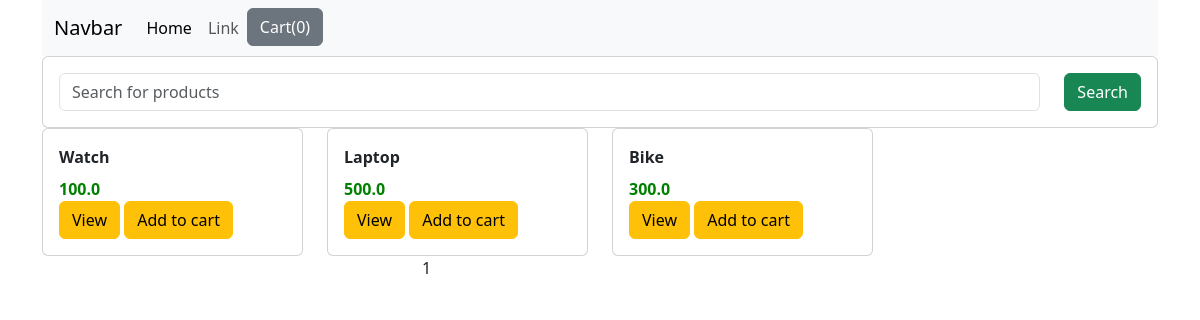
The app's page /, older data.
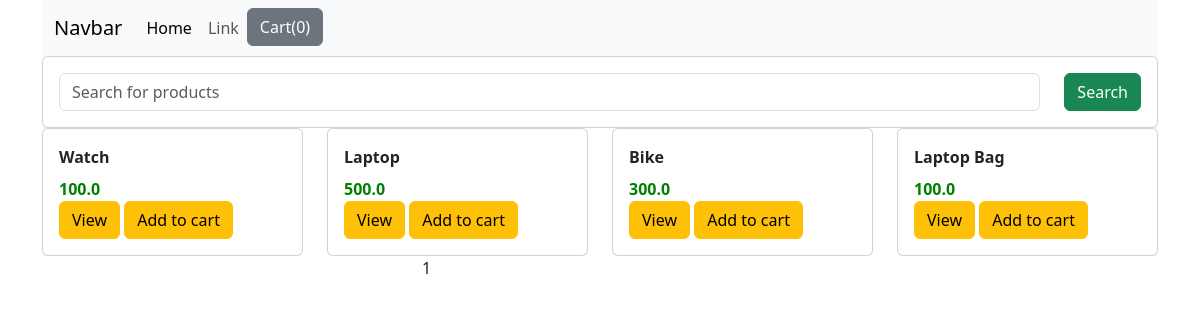
The same page, newer data.
### shop/models.py (models this page shows, shortened)
class Product(models.Model):
    title = models.CharField(max_length=200)
    price = models.FloatField()
    discount_pricee = models.FloatField()
    category = models.CharField(max_length=200)
    description = models.TextField()
    image = models.CharField(max_length=300)

### shop/views.py (the view)
# urls.py: path("", views.index, name="index"),
def index(request):
    product_objects = Product.objects.all()
    item_name = request.GET.get('item_name')
    if item_name != '' and item_name is not None:
        product_objects = product_objects.filter(title__icontains=item_name)
    paginator = Paginator(product_objects, 4)
    page = request.GET.get('page')
    product_objects = paginator.get_page(page)
    return render(request, "shop/index.html", {
        "product_objects": product_objects
    })

### shop/templates/shop/index.html (shortened to what this page needs)
{% load static %}
<!DOCTYPE html>
<html lang="en">
<head>
    <link href="https://cdn.jsdelivr.net/npm/bootstrap@5.3.3/dist/css/bootstrap.min.css" rel="stylesheet">
    <link rel="stylesheet" href="{% static 'shop/style.css' %}">
</head>
<body>
    <div class="container">
        <div class="row">
            <div class="col-md-12">
                <nav class="navbar navbar-expand-lg navbar-light bg-light">
                    <div class="container-fluid">
                      <a class="navbar-brand" href="#">Navbar</a>
                      <div class="collapse navbar-collapse" id="navbarSupportedContent">
                        <ul class="navbar-nav me-auto mb-2 mb-lg-0">
                          <li class="nav-item">
                            <a class="nav-link active" aria-current="page" href="#">Home</a>
                          </li>
                          <li class="nav-item">
                            <a class="nav-link" href="#">Link</a>
                          </li>
                          <li class="nav-item">
                            <button id="cart" data-html="true" type="button" class="btn btn-secondary" data-bs-container="body" data-bs-toggle="popover" data-bs-placement="bottom" data-bs-content="Bottom popover">
                                Cart(0)
                            </button>
                          </li>
                        </ul>
                      </div>
                    </div>
                </nav>
            </div>
        </div>
        <div class="row">
            <div class="cold-md-12">
                <form class="card card-sm">
                    <div class="card-body row no-gutters align-items-center">
                        <div class="col">
                            <input type="search" name="item_name" placeholder="Search for products" class="form-control form-control-bordeerless">
                        </div>
                        <div class="col-auto">
                            <button type="submit" class="btn btn-success">Search</button>
                        </div>
                    </div>
                </form>
            </div>
        </div>
        <div class="row">
            {% for product in product_objects %}
                <div class="col-md-3">
                    <div class="card">
                        <div class="card-body">
                            <div id="nm{{ product.id }}" class="card-title">{{ product.title }}</div>
                            <div id="price{{product.id}}" class="card-text">{{ product.price }}</div>
                            <a href="/{{ product.id }}" class="btn btn-warning">View</a>
                            <button id="{{ product.id }}" href="" class="btn btn-warning atc">Add to cart</button>
                        </div>
                    </div>
                </div>
            {% endfor %}
        </div>
        <div class="row">
            <div class="col-md-3 offset-md-4">
                <ul class="pagination">
                    <li class="page-item active">{{ product_objects.number }}</li>
                </ul>
            </div>
        </div>
    </div>
</body>
</html>

### shop/static/shop/style.css (style rules this page uses)
.card-text { color: green; font-weight: 800; }
.card-title { font-weight: 900; }

Row changes from the older to the newer data that the page shows:
added Product: title "Laptop Bag", price "100.0"
